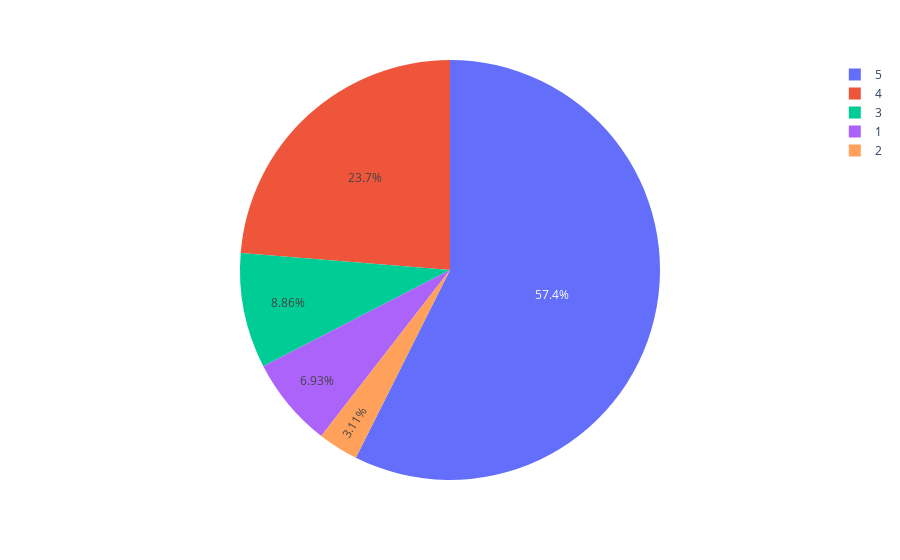

Notebook cell for this chart:
### Markdown cell above
### The rating column of the data contains the ratings given by every reviewer. So let’s have a look at how most of the people rate the product they buy from Flipkart:

### Code cell
ratings = data["rating"].value_counts()
numbers = ratings.index
quantity = ratings.values

import plotly.express as px
figure = px.pie(data, 
             values=quantity, 
             names=numbers)
figure.show()

### Figure 1 — Plotly figure (JSON) as saved in the notebook; plotly's stock layout.template omitted (floating-point values rounded to 4 significant figures)
{"data": [{"domain": {"x": [0, 1], "y": [0, 1]}, "hovertemplate": "label=%{label}<br>value=%{value}<extra></extra>", "labels": [5, 4, 3, 1, 2], "legendgroup": "", "name": "", "showlegend": true, "type": "pie", "values": [5726, 2365, 884, 691, 310]}], "layout": {"legend": {"tracegroupgap": 0}, "margin": {"t": 60}}}
